Frame 1 (no input): blank canvas, image omitted
Frame 60 (the mouse pressed at the canvas centre just before this capture): blank canvas, image omitted
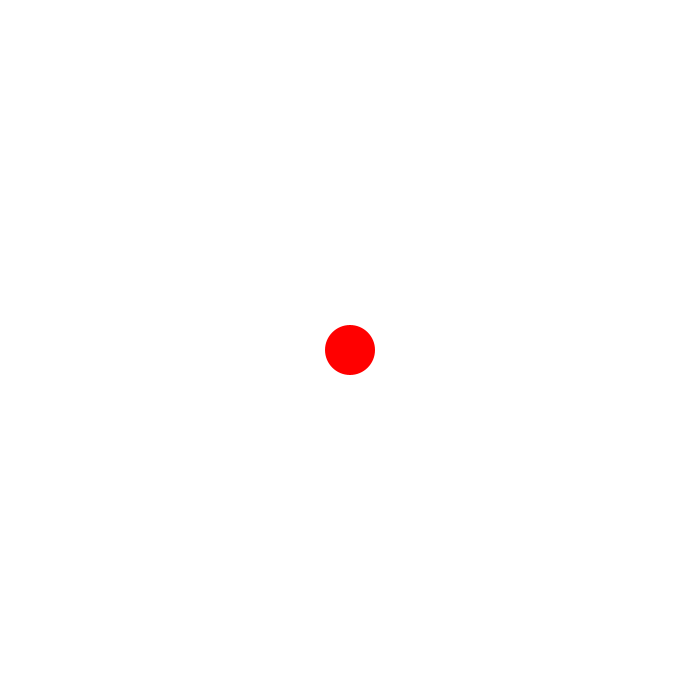
Frame 120 (the mouse held since frame 60 and released just before this capture)

The Processing sketch whose frames 1 and 60 were blank and that drew this single picture after the mouse press (run headless with seeded random() and noise(); from frame 60 on, the mouse is pressed at the canvas centre):

// Processing sketch: coloured_paint
// ── coloured_paint.pde
float colobr = 0;
float rise = 0;

void setup() {
  size(700,700);
  colorMode(HSB);
  rectMode(CENTER);
  frameRate(9999);
  noStroke();
  background(255);
  smooth();
}

void draw() {
  rise += 0.0005;
  if (key == TAB) {
    background(255);
  }
  if (pmouseX != mouseX || pmouseY != mouseY) {
    if (colobr > 254) {
      colobr = 0;
    }
    colobr += rise;
    fill(colobr,255,255);
    ellipse(mouseX,mouseY,50,50);
  }
}
